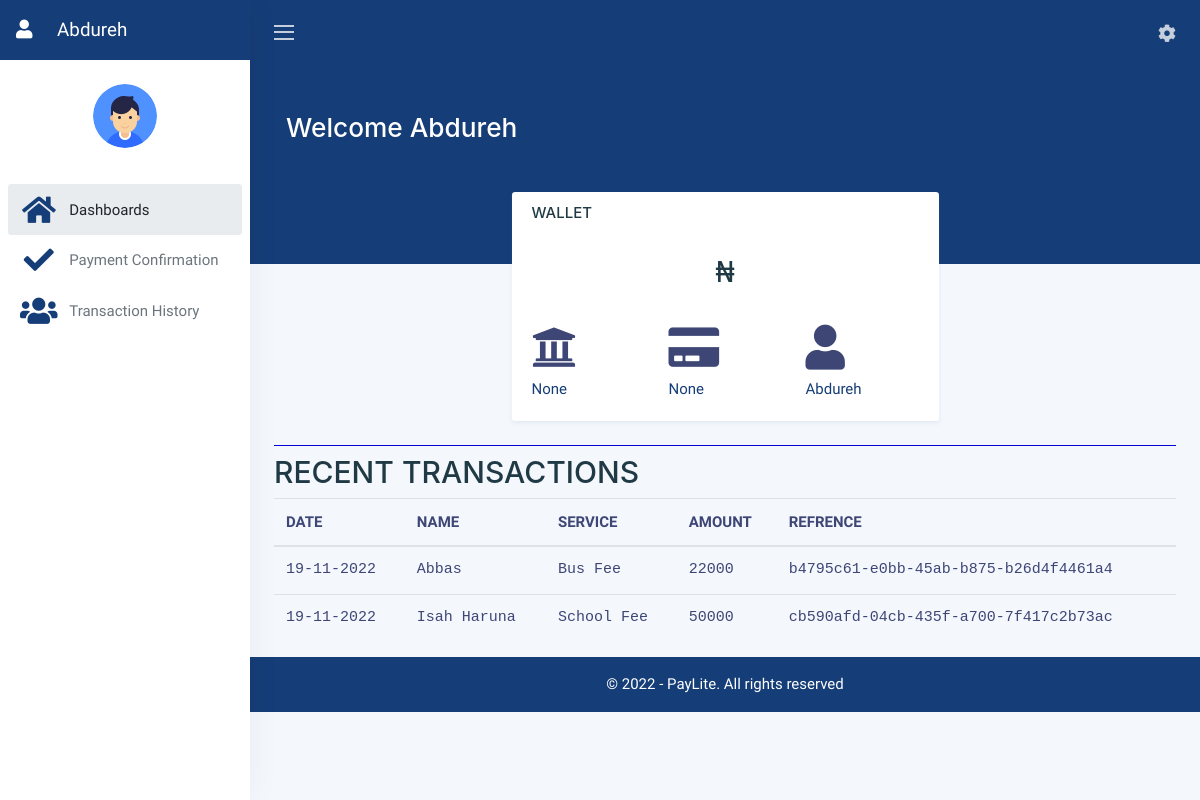
Screenshot of /index (signed in) with the database file from the repository.
### user/models.py (models this page shows, shortened)
class Profile(models.Model):
    staff = models.OneToOneField(User, on_delete=models.CASCADE, null=True)
    school_name = models.CharField(max_length=200, null=True)
    phone = models.IntegerField( null=True)
    address = models.CharField(max_length=200, null=True)
    Bank = models.CharField(max_length=200, null=True)
    Account= models.IntegerField( null=True)
    logo = models.ImageField(default='default.png',
                              upload_to='profile_images', null=True)
    licenses = models.ImageField(default='default.png',
                              upload_to='profile_images', null=True)
    cac = models.ImageField(default='default.png',
                              upload_to='profile_images', null=True)

### dashboard/models.py (models this page shows, shortened)
class Transaction(models.Model):
  id = models.UUIDField(primary_key = True, default = uuid.uuid4)
  select = models.ForeignKey(User, on_delete=models.CASCADE, null=True)
  Payer_Name = models.CharField(max_length=200, null= True )
  Payer_Phone_no = models.IntegerField(null = True)
  Payer_Email = models.EmailField(null=True)
  Service = models.CharField(max_length=200, null= True)
  Amount = models.IntegerField(null = True)

### dashboard/views.py (the view)
# urls.py: path('index',views.index, name='index'),
@login_required
def index(request):
    user_object = User.objects.get(username=request.user.username)
    user_profile = Transaction.objects.filter(select=user_object)
    context = {'user_profile': user_profile,}
    return render(request, 'dashboard/index.html', context)

### templates/dashboard/index.html (shortened to what this page needs)
{% load static %}
<!DOCTYPE html>
<html lang="en">
<head>
   <link rel="stylesheet" href="https://cdn.jsdelivr.net/npm/bootstrap@4.6.0/dist/css/bootstrap.min.css">
  <link rel="stylesheet" href="https://cdnjs.cloudflare.com/ajax/libs/font-awesome/5.15.4/css/all.min.css"/>
  <link rel="stylesheet" href="{% static 'dashboard/style.css' %}">
</head>
<body>
  <div class="wrapper">
		<nav id="sidebar" class="sidebar">
			<a class="sidebar-brand" href="{% url 'user-profile' %}">
					<i class="fa fa-user" style="margin-right: 20px;"></i>
				{{user}}
			</a>
			<div class="sidebar-content">
				<div class="sidebar-user">
					<img src="{{ user.profile.logo.url }}" class="img-fluid rounded-circle mb-2" alt="" />
				</div>
				<ul class="sidebar-nav">
					<li class="sidebar-header">
					</li>
					<li class="sidebar-item active">
						<a href="./Userdashboard.html" class="sidebar-link">
							<i class="align-middle mr-2 fas fa-fw fa-home fa-2x"></i> <span class="align-middle">Dashboards</span>
						</a>
					</li>
					<li class="sidebar-item">
						<a href="./Confirmation.html" class="sidebar-link collapsed">
							<i class="align-middle mr-2 fas fa-fw fa-check fa-2x"></i> <span class="align-middle">Payment Confirmation</span>
						</a>
					</li>
					<li class="sidebar-item">
						<a href="#dashboards" class="sidebar-link">
							<i class="align-middle mr-2 fas fa-fw fa-users fa-2x"></i> <span class="align-middle">Transaction History</span>
						</a>
					</li>
				</ul>
			</div>
		</nav>
		<div class="main">
			<nav class="navbar navbar-expand navbar-theme">
				<a class="sidebar-toggle d-flex mr-2">
					<i class="hamburger align-self-center"></i>
				</a>
				<div class="navbar-collapse collapse">
					<ul class="navbar-nav ml-auto">
						<li class="nav-item dropdown ml-lg-2">
							<a class="nav-link dropdown-toggle position-relative" href="#" id="userDropdown" data-toggle="dropdown">
								<i class="align-middle fas fa-cog"></i>
							</a>
						</li>
					</ul>
				</div>
			</nav>
			<main class="content">
				<div class="container-fluid">
					<div class="header">
						<h1 class="header-title">
							Welcome {{user}}
						</h1>
						</div>
					<div class="row">
                        <div class="col"></div>
						<div class="col-md-6 col-lg-6 col-sm-12">
                        <div class="card">
								<div class="card-body" id="card-body1">
									<div class="row">
										<div class="col-md-6 col-sm-6 col-6">
											<h5>WALLET</h5>
										</div>
                                        <div class="col-md-6 col-sm-6 col-6">
										</div>
									</div>
                                    <div class="row">
                                        <div class="col-12">
									<h1 class="display-5 mt-4 mb-3" style="font-weight:450; text-align: center; font-family:'Courier New', Courier, monospace;">₦</h1>
                                    </div>
                                    </div>
                                    <div class="row mt-3">
                                     <div class="col-4">
                                        <i class="fa fa-university fa-3x bank-img"></i>
                                         <div class="mt-2">
                                              <span class="text-dark"><b class="bank-name"> {{ user.profile.Bank }} </b></span>
                                        </div>
                                    </div>
                                    <div class="col-4">
                                         <i class="fa fa-credit-card fa-3x  bank-img"></i>
                                        <div class="mt-2">
									    	<span class="text-dark"><b class="bank-name bank-name-number"> {{ user.profile.Account}}</b></span>
                                         </div>
                                    </div>
                                    <div class="col-4">
                                        <i class="fa fa-user fa-3x  bank-img"></i>
                                        <div class="mt-2">
                                            <span class="text-dark"><b class="bank-name">{{user}}</b></span>
                                        </div>
                                    </div>
									</div>
                                </div>
								</div>
							</div>
                            <div class="col"></div>
						</div>
                        </div>
                        <h1 style="border-bottom: 1px solid rgb(3, 3, 214);"></h1>
                        <h1>RECENT TRANSACTIONS</h1>
						<section>
							<div class="attendance-list">
								<table class="table">
								  <thead>
									<tr>
									  <th class="theader">DATE</th>
									  <th class="theader">NAME</th>
									  <th class="theader">SERVICE</th>
									  <th class="theader">AMOUNT</th>
									  <th class="theader">REFRENCE</th>
									</tr>
								  </thead>
								  <tbody>
									{% for i in user_profile %}
									<tr>
									  <td>19-11-2022</td>
									  <td>{{i.Payer_Name}}</td>
									  <td>{{i.Service}}</td>
									  <td>{{i.Amount}}</td>
									  <td>{{i.id}}</td>
									</tr>
									{% endfor %}
								  </tbody>
								</table>
							  </div>
						  </section>
			</main>
			<footer class="footer" style="background-color:#153d77;">
				<div class="container-fluid">
					<div class="row text-muted">
						<div class="col-12 text-right">
							<p class="mb-0" style="text-align:center; color:white;">
								&copy; 2022 - PayLite. All rights reserved
							</p>
						</div>
					</div>
				</div>
			</footer>
		</div>
	</div>
</body>
</html>

### static/dashboard/style.css (style rules this page uses)
td { font-family:'Courier New', Courier, monospace; }

### rows the page displays
Transaction: Payer_Name "Abbas", Service "Bus Fee", Amount "22000", id "b4795c61-e0bb-45ab-b875-b26d4f4461a4"
Transaction: Payer_Name "Isah Haruna", Service "School Fee", Amount "50000", id "cb590afd-04cb-435f-a700-7f417c2b73ac"

### other values shown
{{ user }} "Abdureh"
{{ user.profile.Bank }} "None"
{{ user.profile.Account }} "None"
